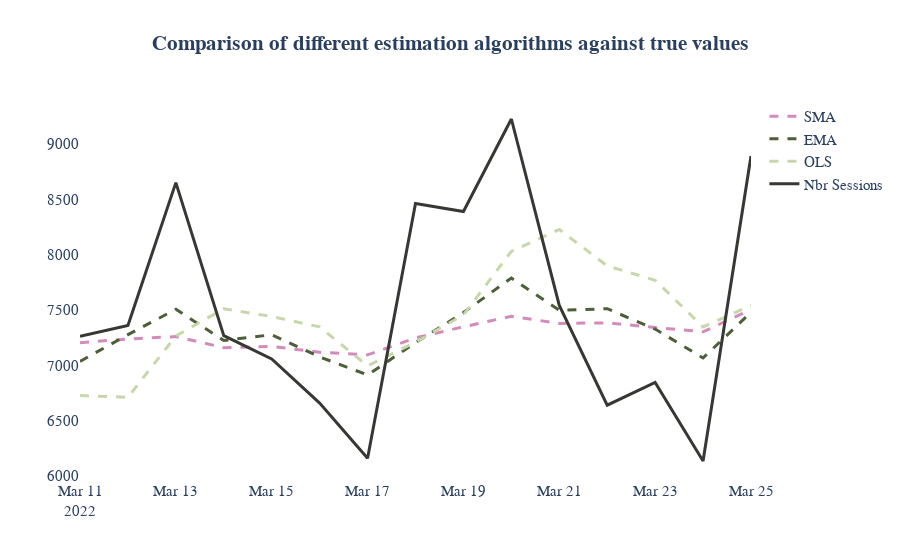

The notebook cell this image was saved under:
### Code cell
dates, orig, sma_l, ema_l, ols_l = [], [], [], [], []

for d in check_dates:
    subset_df = df[df.date <= d].tail(15).copy()
    values = subset_df.nbr_sessions.values
    dates.append(d)
    orig.append(values[-1])
    sma_l.append(sma(values))
    ema_l.append(ema(values))
    ols_l.append(ols(values))

fig = go.Figure([
    go.Scatter(x=dates, y=sma_l, name='SMA', mode='lines', line={'dash': 'dash', 'width': 3, 'color': pink},),
    go.Scatter(x=dates, y=ema_l, name='EMA', mode='lines', line={'dash': 'dash', 'width': 3, 'color': dgreen}),
    go.Scatter(x=dates, y=ols_l, name='OLS', mode='lines', line={'dash': 'dash', 'width': 3, 'color': lgreen}),
    go.Scatter(x=dates, y=orig, name='Nbr Sessions', mode='lines', line={'width': 3, 'color': black}),
])
fig.update_layout(title='<b>Comparison of different estimation algorithms against true values</b>')
fig = clean_fig(fig)
write_image(fig, 'estimation_comparison')
fig.show()

### Figure 1 — Plotly figure (JSON) as saved in the notebook; plotly's stock layout.template omitted (floating-point values rounded to 4 significant figures)
{"data": [{"line": {"color": "#d38bba", "dash": "dash", "width": 3}, "mode": "lines", "name": "SMA", "type": "scatter", "x": ["2022-03-11T00:00:00", "2022-03-12T00:00:00", "2022-03-13T00:00:00", "2022-03-14T00:00:00", "2022-03-15T00:00:00", "2022-03-16T00:00:00", "2022-03-17T00:00:00", "2022-03-18T00:00:00", "2022-03-19T00:00:00", "2022-03-20T00:00:00", "2022-03-21T00:00:00", "2022-03-22T00:00:00", "2022-03-23T00:00:00", "2022-03-24T00:00:00", "2022-03-25T00:00:00"], "y": [7205.0, 7239.0, 7260.0, 7160.0, 7171.0, 7119.0, 7095, 7248.0, 7348.0, 7443.0, 7379.0, 7384.0, 7343.0, 7304.0, 7504.0]}, {"line": {"color": "#4d5e38", "dash": "dash", "width": 3}, "mode": "lines", "name": "EMA", "type": "scatter", "x": ["2022-03-11T00:00:00", "2022-03-12T00:00:00", "2022-03-13T00:00:00", "2022-03-14T00:00:00", "2022-03-15T00:00:00", "2022-03-16T00:00:00", "2022-03-17T00:00:00", "2022-03-18T00:00:00", "2022-03-19T00:00:00", "2022-03-20T00:00:00", "2022-03-21T00:00:00", "2022-03-22T00:00:00", "2022-03-23T00:00:00", "2022-03-24T00:00:00", "2022-03-25T00:00:00"], "y": [7036.0, 7277.0, 7507.0, 7225.0, 7277.0, 7077.0, 6914.0, 7205.0, 7477.0, 7789.0, 7498.0, 7512.0, 7328.0, 7067.0, 7480.0]}, {"line": {"color": "#c8d7ab", "dash": "dash", "width": 3}, "mode": "lines", "name": "OLS", "type": "scatter", "x": ["2022-03-11T00:00:00", "2022-03-12T00:00:00", "2022-03-13T00:00:00", "2022-03-14T00:00:00", "2022-03-15T00:00:00", "2022-03-16T00:00:00", "2022-03-17T00:00:00", "2022-03-18T00:00:00", "2022-03-19T00:00:00", "2022-03-20T00:00:00", "2022-03-21T00:00:00", "2022-03-22T00:00:00", "2022-03-23T00:00:00", "2022-03-24T00:00:00", "2022-03-25T00:00:00"], "y": [6727.0, 6711.0, 7266.0, 7511.0, 7441.0, 7348.0, 6996.0, 7210.0, 7456.0, 8030.0, 8228.0, 7899.0, 7769.0, 7347.0, 7542.0]}, {"line": {"color": "#363833", "width": 3}, "mode": "lines", "name": "Nbr Sessions", "type": "scatter", "x": ["2022-03-11T00:00:00", "2022-03-12T00:00:00", "2022-03-13T00:00:00", "2022-03-14T00:00:00", "2022-03-15T00:00:00", "2022-03-16T00:00:00", "2022-03-17T00:00:00", "2022-03-18T00:00:00", "2022-03-19T00:00:00", "2022-03-20T00:00:00", "2022-03-21T00:00:00", "2022-03-22T00:00:00", "2022-03-23T00:00:00", "2022-03-24T00:00:00", "2022-03-25T00:00:00"], "y": [7262, 7361, 8651, 7268, 7058, 6659, 6161, 8463, 8390, 9226, 7542, 6640, 6846, 6136, 8891]}], "layout": {"coloraxis": {"showscale": false}, "font": {"family": "Arial", "size": 15}, "plot_bgcolor": "#FFF", "title": {"font": {"family": "Times New Roman"}, "text": "<b>Comparison of different estimation algorithms against true values</b>", "x": 0.5}}}
